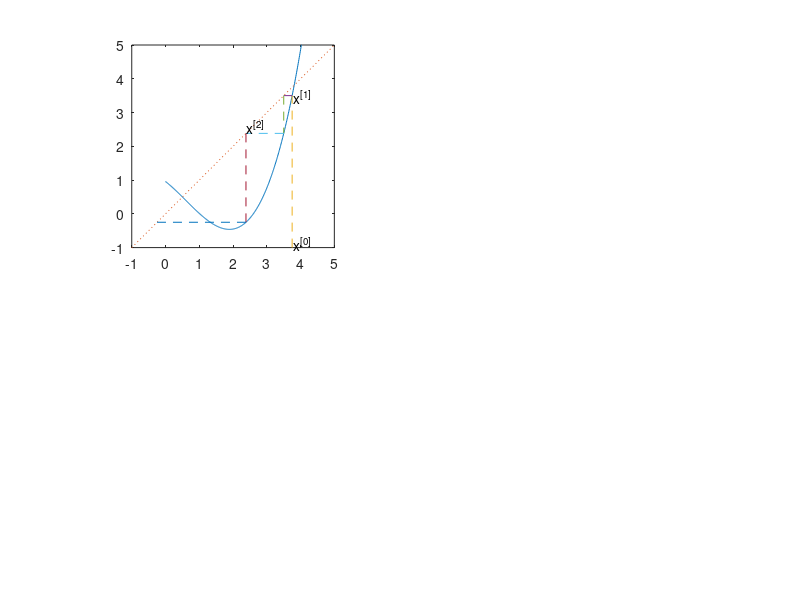
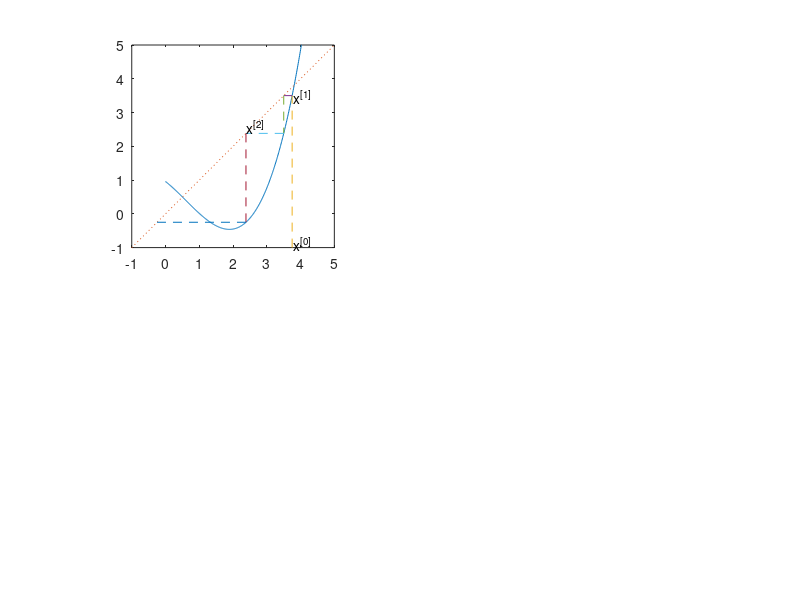

Recreate these plots in MATLAB, in order.
% a plot showing an attractor

% Copyright 1999 by Todd K. Moon

x=0:.01:5;
fs = '.2*(x-.6).^3 -x + 1';
clf;
subplot(2,2,1)
plot(x,eval(fs),[-1 5],[-1 5],':');
axis('square')
hold on
%axis equal
axis([-1 5 -1 5])
% axis(axis)
x=3.75; ly = -1;
for iter=1:3
  y = eval(fs);
  plot([x x],[ly,y],'--')
  plot([x y],[y,y],'--')
  x = y;  ly = y;
end
text(3.79,-.85,'x^{[0]}')
text(3.79,3.5,'x^{[1]}')
text(2.4,2.6,'x^{[2]}')
print -dps ../pictures/attract2.ps
print -deps ../pictures/attract2.eps